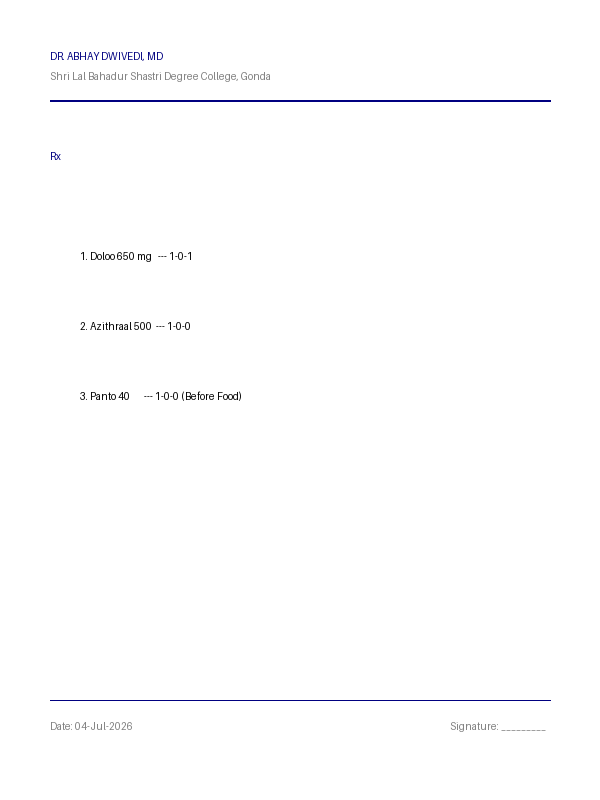
#> input picture prescription_test.png, 600 x 800 px
$ python -i preprocessing.py   (imports and definitions only)
#> lines starting #> are read from the running program, lines starting #| are printed output that depends on the picture; after the words box and inside, x2 and y2 are one past the last pixel; in counts of white or black regions, pixels touching at a corner belong together
import cv2
import numpy as np
from PIL import Image


def preprocess_image(pil_image: Image.Image) -> np.ndarray:
    """6-step OpenCV preprocessing pipeline for prescription images."""
    img = np.array(pil_image)
    img = cv2.cvtColor(img, cv2.COLOR_RGB2BGR)
#> img is the input picture: shape (800, 600, 3); mean B, G, R 253.9, 253.4, 253.4
    gray = cv2.cvtColor(img, cv2.COLOR_BGR2GRAY)
    gray = cv2.resize(gray, None, fx=2, fy=2, interpolation=cv2.INTER_CUBIC)
#> gray: shape (1600, 1200)
    denoised = cv2.GaussianBlur(gray, (3, 3), 0)
    clahe = cv2.createCLAHE(clipLimit=2.0, tileGridSize=(8, 8))
    enhanced = clahe.apply(denoised)
    thresh = cv2.adaptiveThreshold(
        enhanced, 255, cv2.ADAPTIVE_THRESH_GAUSSIAN_C,
        cv2.THRESH_BINARY, 11, 2
    )
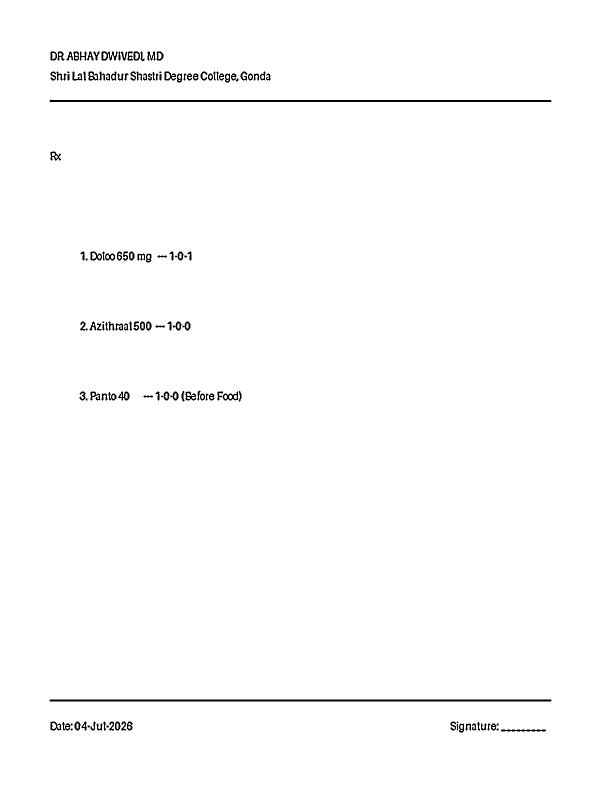
#> thresh: shape (1600, 1200) (shown at 1/2 size); 98.9% white; 140 black regions (16 under 20 px), largest, box (x1, y1, x2, y2) and area: (99, 199, 1103, 204) 4013, (99, 1399, 1103, 1403) 4012, (203, 103, 235, 121) 307
    kernel = np.ones((1, 1), np.uint8)
    return cv2.morphologyEx(thresh, cv2.MORPH_CLOSE, kernel)

>>> import cv2
>>> picture = cv2.cvtColor(cv2.imread('../../prescription_test.png'), cv2.COLOR_BGR2RGB)
>>> result = preprocess_image(picture)
